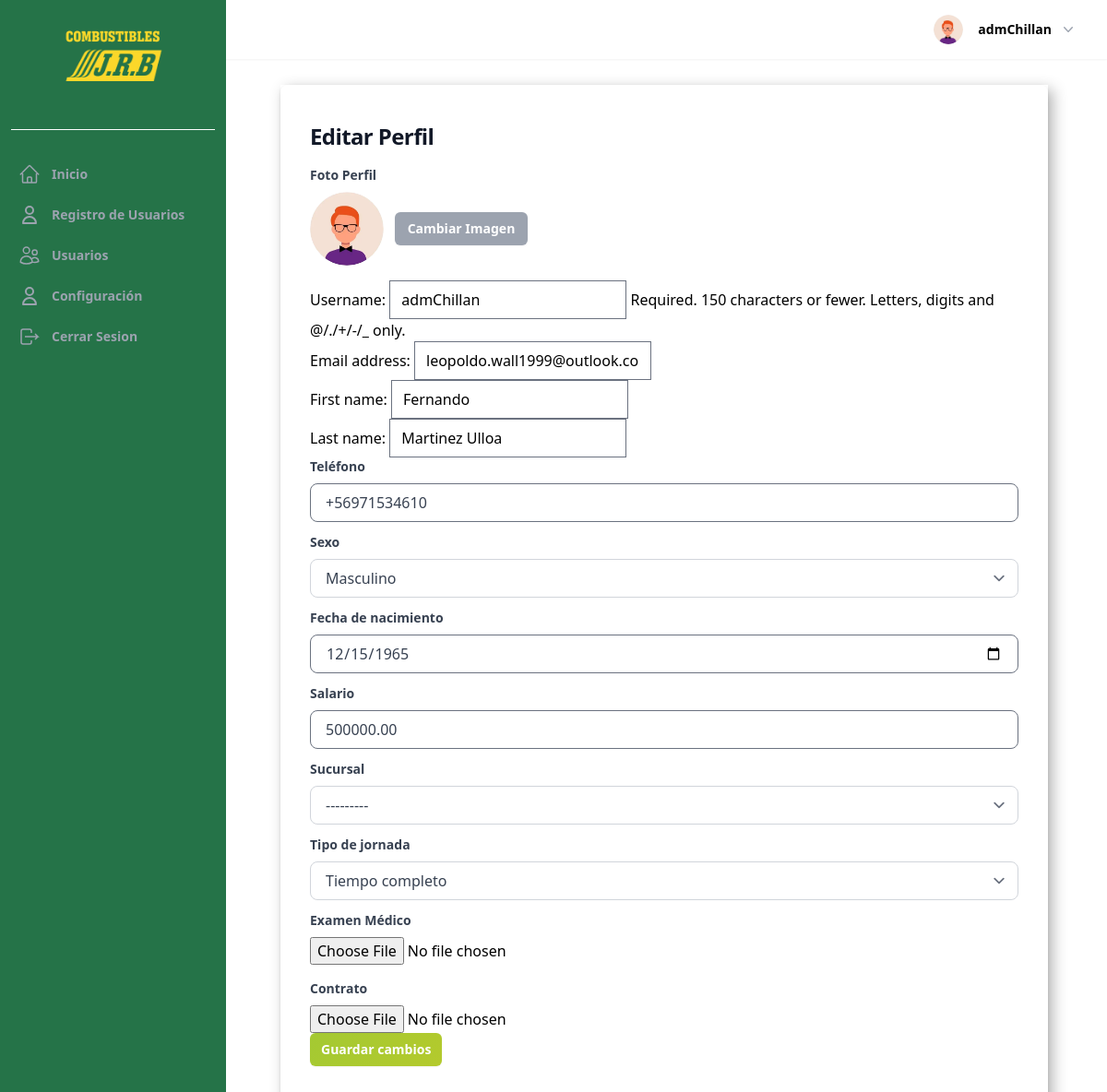
/perfil/ (signed in), run on an earlier commit of the app's database.
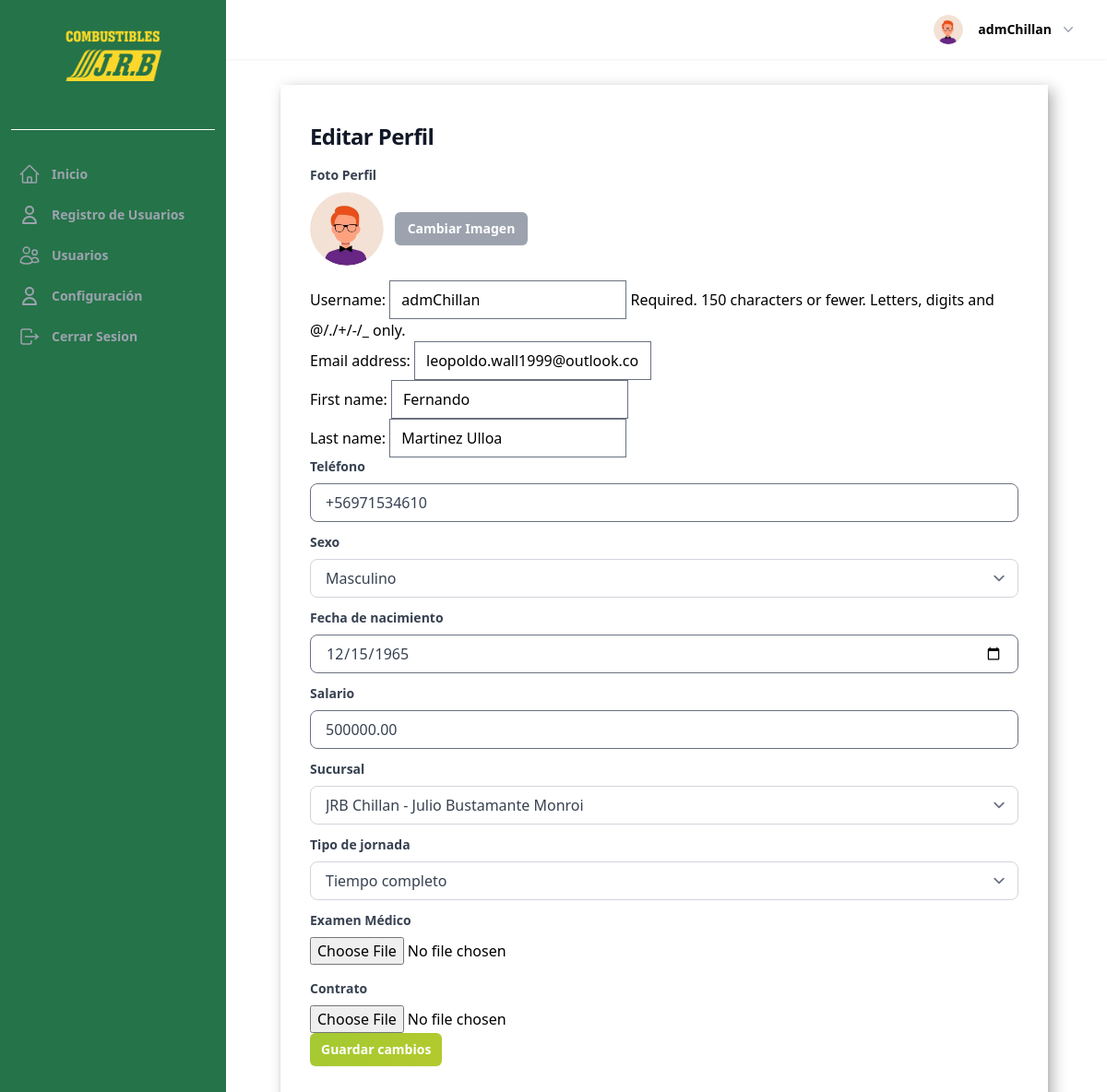
And on a later commit of the database.
### UsuarioApp/models.py (models this page shows, shortened)
class Profile(models.Model):
    last_activity = models.DateTimeField(null=True, blank=True)
    image = models.ImageField(upload_to=profile_picture_path, default="profile.webp")
    user_FK = models.OneToOneField(
        User, on_delete=models.CASCADE, related_name="profile",
    )
    position_FK = models.ForeignKey(
        Position, on_delete=models.SET_NULL, null=True, blank=True
    )
    company_rut = models.CharField(
        max_length=12,
        blank=True,
        null=True,
        validators=[
            RegexValidator(
                regex=r"^[0-9.]+-[0-9kK]{1}$",
                message="Ingrese un RUT válido en el formato 12.345.678-9",
            )
        ],
        verbose_name="RUT Empresa",
    )
    phone = models.CharField(max_length=20, blank=True, verbose_name="Teléfono")
    gender = models.CharField(
        max_length=1,
        choices=GENDER_CHOICES,
        null=True,
        blank=True,
        verbose_name="Sexo",
    )
    date_of_birth = models.DateField(
        null=True,
        blank=True,
        verbose_name="Fecha de nacimiento",
    )
    salario = models.DecimalField(
        max_digits=10, decimal_places=2, null=True, blank=True, verbose_name="Salario",
    )
    address = models.CharField(max_length=255, blank=True, verbose_name="Dirección")
    date_of_hire = models.DateField(null=True, blank=True, verbose_name="Fecha de contratación")
    is_partime = models.BooleanField(
        default=False,
        choices=[(True, "Tiempo completo"), (False, "Medio tiempo")],
        verbose_name="Tipo de jornada",
    )
    examen_medico = models.FileField(
        upload_to="documentos/examenes/",
        null=True,
        blank=True,
        verbose_name="Examen médico",
    )
    contrato = models.FileField(
        upload_to="documentos/contratos/",
        null=True,
        blank=True,
        verbose_name="Contrato",
    )
    current_branch = models.ForeignKey(
        Sucursal,
        on_delete=models.SET_NULL,
        null=True,
        blank=True,
        related_name="current_profiles",
        verbose_name="Sucursal actual",
    )
    def save(self, *args, **kwargs):
        update_last_activity = kwargs.pop("update_last_activity", False)
        if update_last_activity:
            self.last_activity = timezone.now()
            kwargs["update_fields"] = ["last_activity"]
        if self.pk:
            handle_old_image(Profile, self.pk, self.image)
        super(Profile, self).save(*args, **kwargs)
        if self.image and os.path.exists(self.image.path):
            resize_image(self.image.path, 300)
            crop_image(self.image.path, 300)
    def update_last_activity(self):
        self.save(update_last_activity=True)
    def _has_permission(self, code: str) -> bool:
        return bool(self.position_FK and self.position_FK.permission_code == code)
    def is_owner(self) -> bool:
        return self._has_permission("OWNER")
    def is_admin(self) -> bool:
        return self._has_permission("ADMINISTRATOR")
    class Meta:
        verbose_name = "Perfil"
        verbose_name_plural = "Perfiles"
        ordering = ["-id"]

### UsuarioApp/views.py (the view, shortened to what this page needs)
# urls.py: path("perfil/", views.ProfileUpdateView.as_view(), name="Profile"),
class ProfileUpdateView(LoginRequiredMixin, ProfileFormProcessingMixin, View):
    template_name = "pages/perfil/perfil.html"
    def get(self, request, *args, **kwargs):
        user = request.user
        profile = user.profile
        user_form = UserUpdateForm(instance=user)
        profile_form = ProfileUpdateForm(instance=profile, user=request.user)
        context = {"user_form": user_form, "profile_form": profile_form}
        return render(request, self.template_name, context)

### UsuarioApp/forms.py
class UserUpdateForm(forms.ModelForm):
    def __init__(self, *args, **kwargs):
        super().__init__(*args, **kwargs)
        self.helper = FormHelper()
        self.helper.form_tag = False
        self.helper.layout = Layout(
            "username",
            "email",
            Div(
                Div("first_name", css_class="flex-1"),
                Div("last_name",  css_class="flex-1"),
                css_class="flex gap-4",
            ),
        )
    class Meta:
        model = User
        fields = [
            "username",
            "email",
            "first_name",
            "last_name",
        ]

### sucursalApp/models.py (called while the page is built)
    def __str__(self) -> str:
        return f"{self.name} - {self.company.business_name}"

### utils/customer_img.py (called while the page is built, shortened)
def resize_image(img_path, img_size):
    try:
        with Image.open(img_path) as img:
            ancho, alto = img.size
    except (FileExistsError, UnidentifiedImageError):
        print("Error al Redimensionar la imagen")

def crop_image(img_path, img_size):
    try:
        with Image.open(img_path) as img:
            ancho, alto = img.size
    except (FileExistsError, UnidentifiedImageError):
        print("Erro al Recortar la imagen")

### templates/pages/perfil/perfil.html (shortened to what this page needs)
{% extends "components/Layout/base_pages.html" %}
{% load static %}
{% load tailwind_filters %}
{% block content_pages %}
  <h1 class="max-w-2xl font-bold tracking-tight text-gray-900 text-2xl mb-4">Editar Perfil</h1>
  <form method="post" enctype="multipart/form-data">
    {% include 'components/input_perfil.html' with img=request.user.profile.image.url %}
    {{ user_form|crispy }}
    <label for="id_phone" class="block text-gray-700 text-sm font-bold mb-2">Teléfono</label>
    {{ profile_form.phone }}
    <label for="id_gender" class="block text-gray-700 text-sm font-bold mb-2">Sexo</label>
    {{ profile_form.gender }}
    <label for="id_date_of_birth" class="block text-gray-700 text-sm font-bold mb-2">Fecha de nacimiento</label>
    {{ profile_form.date_of_birth }}
    <label for="id_salario" class="block text-gray-700 text-sm font-bold mb-2">Salario</label>
    {{ profile_form.salario }}
    <label for="id_current_branch" class="block text-gray-700 text-sm font-bold mb-2">Sucursal</label>
    {{ profile_form.current_branch }}
    <label for="id_is_partime" class="block text-gray-700 text-sm font-bold mb-2">Tipo de jornada</label>
    {{ profile_form.is_partime }}
    <label for="{{ profile_form.examen_medico.id_for_label }}" class="block text-gray-700 text-sm font-bold mb-2">Examen Médico</label>
    {{ profile_form.examen_medico }}
    <label for="{{ profile_form.contrato.id_for_label }}" class="block text-gray-700 text-sm font-bold mb-2 mt-4">Contrato</label>
    {{ profile_form.contrato }}
    {% include "components/btn/button.html" with button_text="Guardar cambios" %}
  </form>
{% endblock content_pages %}

What changed in the data, as far as the page shows it:
changed Profile "Masculino": current_branch "---------" → "JRB Chillan - Julio Bustamante Monroi"
